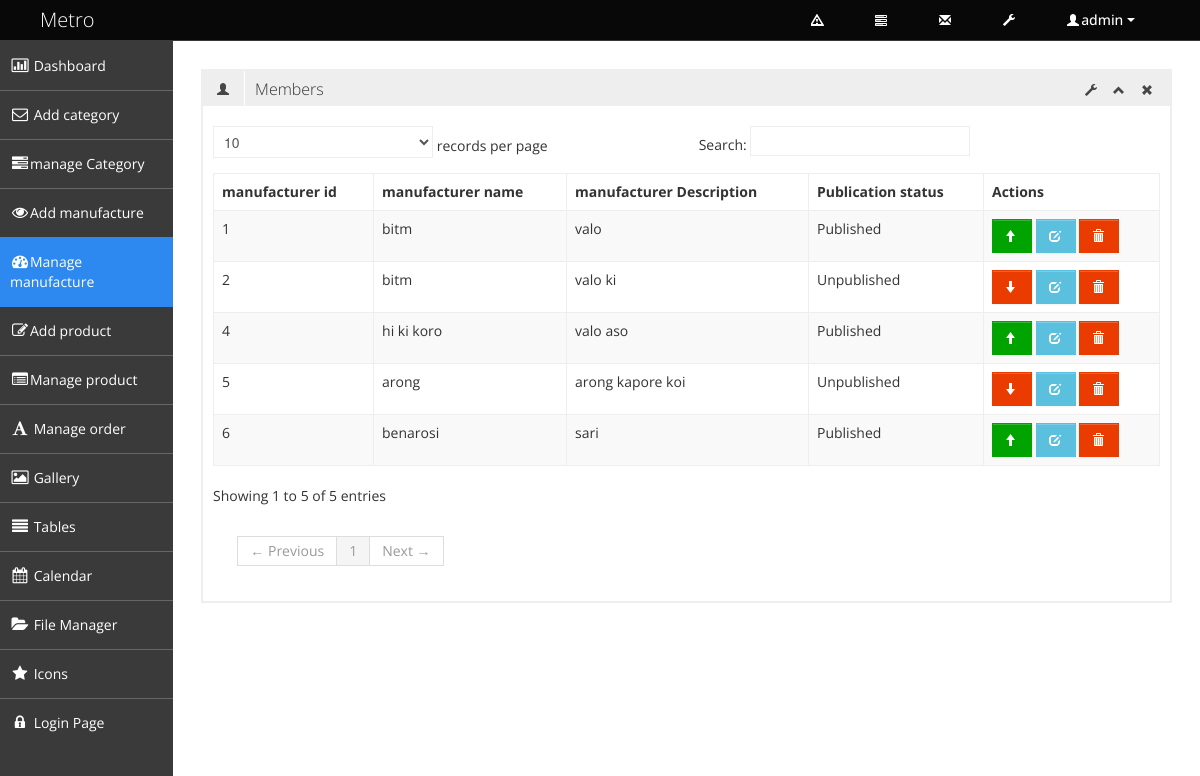
The app's page /admin/manage_menufacture.php (signed in) with its own data.
### tables this page shows
CREATE TABLE `tbl_manufacture` (
  `manufacturer_id` int(3) NOT NULL,
  `manufacturer_name` varchar(100) NOT NULL,
  `manufacturer_description` text NOT NULL,
  `manufacturer_status` tinyint(1) NOT NULL
);

### admin/manage_menufacture.php (called while the page is built, shortened)
<?php
include "admin_master.php";

### classes/super_admin.php (called while the page is built, shortened)
<?php
class Super_admin{
	private $dbconnection;
	public function __construct(){
		$host_name= 'Localhost';
		$user_name ='root';
		$password ='';
		$dbname ='db_shop';
		$this ->dbconnection= mysqli_connect($host_name, $user_name, $password, $dbname);
	}
    public function select_all_manufacturer_info(){
        $sql = "SELECT * FROM tbl_manufacture";
        if(mysqli_query($this->dbconnection, $sql)){
            $query_result = mysqli_query($this->dbconnection, $sql);
            return $query_result;
        }else{
            die('query problem'. mysqli_error($this->dbconnection));
        }
    }
}

### admin/pages/manage_menufacture_content.php (the view, shortened to what this page needs)
<?php
$query_result=$ob_supera->select_all_manufacturer_info();
?>
<div class="row-fluid sortable">
<div class="box span12">
	<div class="box-header" data-original-title>
		<h2><i class="halflings-icon user"></i><span class="break"></span>Members</h2>
		<div class="box-icon">
			<a href="#" class="btn-setting"><i class="halflings-icon wrench"></i></a>
			<a href="#" class="btn-minimize"><i class="halflings-icon chevron-up"></i></a>
			<a href="#" class="btn-close"><i class="halflings-icon remove"></i></a>
		</div>
	</div>
	<div class="box-content">
		<h2><?php if(isset($message)){ echo $message; unset($message); }?></h2>
		<table class="table table-striped table-bordered bootstrap-datatable datatable">
		  <thead>
			  <tr>
				  <th>manufacturer id</th>
				  <th>manufacturer name</th>
				  <th>manufacturer Description</th>
				  <th>Publication status</th>
				  <th>Actions</th>
			  </tr>
		  </thead>
		  <tbody>
		  	<?php while($manufacturer_info=mysqli_fetch_assoc($query_result)){ ?>
			<tr>
				<td><?php echo $manufacturer_info['manufacturer_id']; ?></td>
				<td class="center"><?php echo $manufacturer_info['manufacturer_name']; ?></td>
				<td class="center"><?php echo $manufacturer_info['manufacturer_description']; ?></td>
				<td class="center">					<?php
                     if($manufacturer_info['manufacturer_status']==1){
                     echo "Published";
                     }else {
                     	echo "Unpublished";
                     }
					?></td>
				<td class="center">
					<?php if($manufacturer_info['manufacturer_status']==1){ ?>
					<a class="btn btn-success" href="?status=unpublished&&id=<?php echo $manufacturer_info['manufacturer_id']; ?>" title="unpublished">
						<i class="halflings-icon white arrow-up"></i>
					</a>
					<?php } else{ ?>
                       <a class="btn btn-danger" href="?status=published&&id=<?php echo $manufacturer_info['manufacturer_id']; ?>" title="published">
						<i class="halflings-icon white arrow-down"></i>
					  </a>
					<?php } ?>
					<a class="btn btn-info" href="editmanufacturer.php?manufacturer_id=<?php echo $manufacturer_info['manufacturer_id']; ?>">
						<i class="halflings-icon white edit" title="edit"></i>
					</a>
					<a class="btn btn-danger" href="?status=delete&&id=<?php echo $manufacturer_info['manufacturer_id']; ?>" title="delete" onclick="return check_delete();">
						<i class="halflings-icon white trash"></i>
					</a>
				</td>
			</tr>
			<?php } ?>
		  </tbody>
	  </table>
	</div>
</div>
</div>

### admin/css/style.css (style rules this page uses)
body { background: #F5F5F5; color: #333; border: none; font-family: 'Open Sans', sans-serif; font-weight: 400; }
h2 { font-size: 16px; line-height: 16px; }
.box { border: 2px solid #eee; background: #fff !important; margin-bottom: 28px; }
.box-header { height: 16px; font-size: 16px; line-height: 16px; padding: 10px; background: #eee; -webkit-box-shadow: none; -moz-box-shadow: none; box-shadow: none; overflow: hidden; }
.box-header h2 { float:left; margin-top: 0px; font-weight: 300; }
.box-header h2 i { margin: 0px 3px 0px 4px; opacity: .8; filter: alpha(opacity=80); -ms-filter:"progid:DXImageTransform.Microsoft.Alpha(Opacity=80)"; }
.box-header .box-icon { float:right; margin-top: 1px; }
.box-header .box-icon i { -webkit-transition: all 0.1s ease-in-out; -moz-transition: all 0.1s ease-in-out; -o-transition: all 0.1s ease-in-out; -ms-transition: all 0.1s ease-in-out; transition: all 0.1s ease-in-out; opacity: .8; filter: alpha(opacity=80); -ms-filter:"progid:DXImageTransform.Microsoft.Alpha(Opacity=80)"; }
.box-header .box-icon a { margin: 0px 5px; }
.box-content { position: relative; z-index: 50; margin-top: -1px; padding: 10px; background: #fff !important; }
.btn { display: inline-block; padding: 6px 12px; margin-bottom: 0; font-size: 14px; font-weight: 500; line-height: 20px; text-align: center; white-space: nowrap; vertical-align: middle; cursor: pointer; border: 1px solid #a7a9aa; -webkit-border-radius: 0px !important; border-radius: 0px !important; }
.btn i { margin-top: 2px; }
.btn { color: #ffffff; background-color: #a7a9aa; border-color: #a7a9aa; background-image: none; filter: none; text-shadow: none; }
.btn-danger { background-color: #EB3C00; border-color: #EB3C00; }
.btn-success { background-color: #00A300; border-color: #00A300; }
.btn-info { background-color: #5bc0de; border-color: #5bc0de; }
.table th, .table td { border-top: 1px solid #eee; }
.table-bordered { border-color: #eee; -webkit-border-radius: 0px !important; -moz-border-radius: 0px !important; border-radius: 0px !important; }
.table-bordered th, .table-bordered td { border-left: 1px solid #eee; }
.table-bordered thead:first-child tr:first-child > th:first-child, .table-bordered tbody:first-child tr:first-child > td:first-child, .table-bordered tbody:first-child tr:first-child > th:first-child { -webkit-border-radius: 0px !important; -moz-border-radius: 0px !important; border-radius: 0px !important; }
.table-bordered thead:first-child tr:first-child > th:last-child, .table-bordered tbody:first-child tr:first-child > td:last-child, .table-bordered tbody:first-child tr:first-child > th:last-child { -webkit-border-radius: 0px !important; -moz-border-radius: 0px !important; border-radius: 0px !important; }
.table-bordered thead:last-child tr:last-child > th:first-child, .table-bordered tbody:last-child tr:last-child > td:first-child, .table-bordered tbody:last-child tr:last-child > th:first-child, .table-bordered tfoot:last-child tr:last-child > td:first-child, .table-bordered tfoot:last-child tr:last-child > th:first-child { -webkit-border-radius: 0px !important; -moz-border-radius: 0px !important; border-radius: 0px !important; }
.table-bordered thead:last-child tr:last-child > th:last-child, .table-bordered tbody:last-child tr:last-child > td:last-child, .table-bordered tbody:last-child tr:last-child > th:last-child, .table-bordered tfoot:last-child tr:last-child > td:last-child, .table-bordered tfoot:last-child tr:last-child > th:last-child { -webkit-border-radius: 0px !important; -moz-border-radius: 0px !important; border-radius: 0px !important; }

### records on screen
tbl_manufacture: manufacturer_id "1", manufacturer_name "bitm", manufacturer_description "valo", manufacturer_status "Published"
tbl_manufacture: manufacturer_id "2", manufacturer_name "bitm", manufacturer_description "valo ki", manufacturer_status "Unpublished"
tbl_manufacture: manufacturer_id "4", manufacturer_name "hi ki koro", manufacturer_description "valo aso", manufacturer_status "Published"
tbl_manufacture: manufacturer_id "5", manufacturer_name "arong", manufacturer_description "arong kapore koi", manufacturer_status "Unpublished"
tbl_manufacture: manufacturer_id "6", manufacturer_name "benarosi", manufacturer_description "sari", manufacturer_status "Published"

### other values on screen
$_SESSION['admin_name'] "admin"
